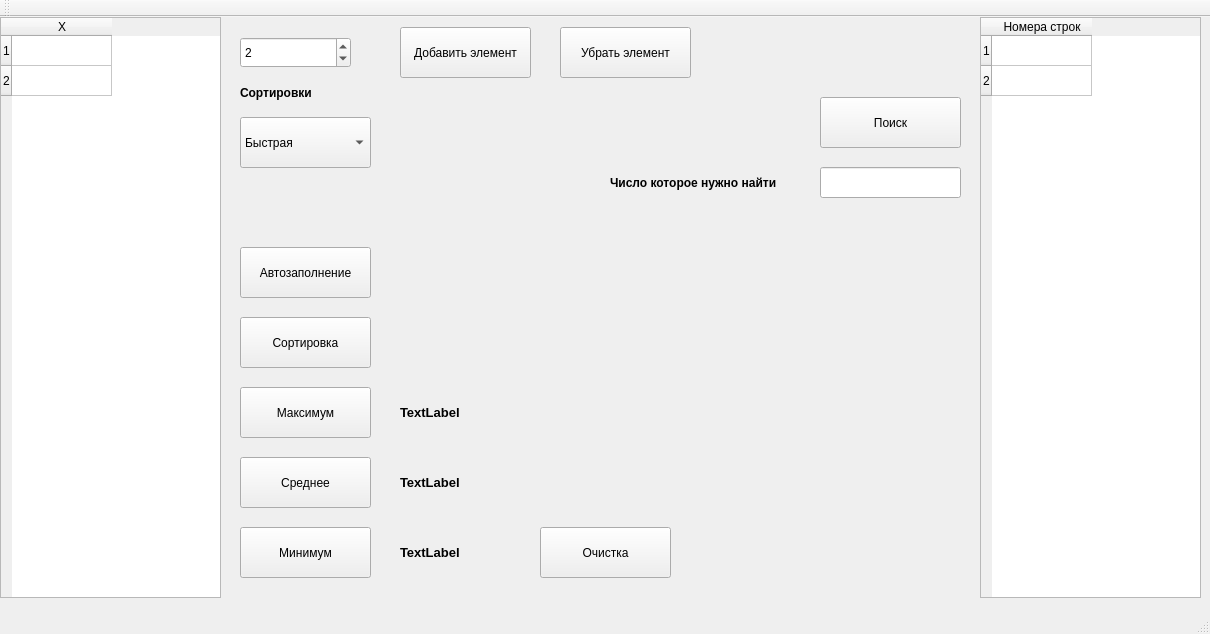
<?xml version="1.0" encoding="UTF-8"?>
<ui version="4.0">
 <class>MainWindow</class>
 <widget class="QMainWindow" name="MainWindow">
  <property name="geometry">
   <rect>
    <x>0</x>
    <y>0</y>
    <width>1210</width>
    <height>634</height>
   </rect>
  </property>
  <property name="windowTitle">
   <string>MainWindow</string>
  </property>
  <widget class="QWidget" name="centralWidget">
   <widget class="QSpinBox" name="spinBox_row">
    <property name="geometry">
     <rect>
      <x>240</x>
      <y>20</y>
      <width>111</width>
      <height>31</height>
     </rect>
    </property>
    <property name="value">
     <number>2</number>
    </property>
   </widget>
   <widget class="QComboBox" name="comboBox_sort">
    <property name="geometry">
     <rect>
      <x>240</x>
      <y>100</y>
      <width>131</width>
      <height>51</height>
     </rect>
    </property>
    <item>
     <property name="text">
      <string>Быстрая </string>
     </property>
    </item>
    <item>
     <property name="text">
      <string>Расческа</string>
     </property>
    </item>
    <item>
     <property name="text">
      <string>Пузырьком</string>
     </property>
    </item>
    <item>
     <property name="text">
      <string>Гномья</string>
     </property>
    </item>
    <item>
     <property name="text">
      <string>Обезьянья</string>
     </property>
    </item>
   </widget>
   <widget class="QPushButton" name="pushButton_sort">
    <property name="geometry">
     <rect>
      <x>240</x>
      <y>300</y>
      <width>131</width>
      <height>51</height>
     </rect>
    </property>
    <property name="text">
     <string>Сортировка</string>
    </property>
   </widget>
   <widget class="QPushButton" name="pushButton_max">
    <property name="geometry">
     <rect>
      <x>240</x>
      <y>370</y>
      <width>131</width>
      <height>51</height>
     </rect>
    </property>
    <property name="text">
     <string>Максимум</string>
    </property>
   </widget>
   <widget class="QPushButton" name="pushButton_srednee">
    <property name="geometry">
     <rect>
      <x>240</x>
      <y>440</y>
      <width>131</width>
      <height>51</height>
     </rect>
    </property>
    <property name="text">
     <string>Среднее</string>
    </property>
   </widget>
   <widget class="QLabel" name="label_max">
    <property name="geometry">
     <rect>
      <x>400</x>
      <y>370</y>
      <width>111</width>
      <height>51</height>
     </rect>
    </property>
    <property name="font">
     <font>
      <pointsize>10</pointsize>
      <weight>75</weight>
      <bold>true</bold>
     </font>
    </property>
    <property name="text">
     <string>TextLabel</string>
    </property>
   </widget>
   <widget class="QPushButton" name="pushButton_min">
    <property name="geometry">
     <rect>
      <x>240</x>
      <y>510</y>
      <width>131</width>
      <height>51</height>
     </rect>
    </property>
    <property name="text">
     <string>Минимум</string>
    </property>
   </widget>
   <widget class="QLabel" name="label_Sans">
    <property name="geometry">
     <rect>
      <x>360</x>
      <y>100</y>
      <width>51</width>
      <height>21</height>
     </rect>
    </property>
    <property name="text">
     <string/>
    </property>
   </widget>
   <widget class="QTableWidget" name="tableWidget">
    <property name="geometry">
     <rect>
      <x>0</x>
      <y>0</y>
      <width>221</width>
      <height>581</height>
     </rect>
    </property>
    <property name="rowCount">
     <number>2</number>
    </property>
    <property name="columnCount">
     <number>1</number>
    </property>
    <row>
     <property name="text">
      <string>1</string>
     </property>
    </row>
    <row/>
    <column>
     <property name="text">
      <string>X</string>
     </property>
    </column>
   </widget>
   <widget class="QLabel" name="label_min">
    <property name="geometry">
     <rect>
      <x>400</x>
      <y>510</y>
      <width>111</width>
      <height>51</height>
     </rect>
    </property>
    <property name="font">
     <font>
      <pointsize>10</pointsize>
      <weight>75</weight>
      <bold>true</bold>
     </font>
    </property>
    <property name="text">
     <string>TextLabel</string>
    </property>
   </widget>
   <widget class="QLabel" name="label_vibor">
    <property name="geometry">
     <rect>
      <x>240</x>
      <y>60</y>
      <width>171</width>
      <height>31</height>
     </rect>
    </property>
    <property name="font">
     <font>
      <weight>75</weight>
      <bold>true</bold>
     </font>
    </property>
    <property name="text">
     <string>Сортировки</string>
    </property>
   </widget>
   <widget class="QLabel" name="label_Pans">
    <property name="geometry">
     <rect>
      <x>420</x>
      <y>150</y>
      <width>51</width>
      <height>21</height>
     </rect>
    </property>
    <property name="text">
     <string/>
    </property>
   </widget>
   <widget class="QPushButton" name="pushButton_clear">
    <property name="geometry">
     <rect>
      <x>540</x>
      <y>510</y>
      <width>131</width>
      <height>51</height>
     </rect>
    </property>
    <property name="text">
     <string>Очистка</string>
    </property>
   </widget>
   <widget class="QPushButton" name="pushButton_rand">
    <property name="geometry">
     <rect>
      <x>240</x>
      <y>230</y>
      <width>131</width>
      <height>51</height>
     </rect>
    </property>
    <property name="text">
     <string>Автозаполнение</string>
    </property>
   </widget>
   <widget class="QLabel" name="label_srednee">
    <property name="geometry">
     <rect>
      <x>400</x>
      <y>440</y>
      <width>111</width>
      <height>51</height>
     </rect>
    </property>
    <property name="font">
     <font>
      <pointsize>10</pointsize>
      <weight>75</weight>
      <bold>true</bold>
     </font>
    </property>
    <property name="text">
     <string>TextLabel</string>
    </property>
   </widget>
   <widget class="QPushButton" name="pushButton_poisk">
    <property name="geometry">
     <rect>
      <x>820</x>
      <y>80</y>
      <width>141</width>
      <height>51</height>
     </rect>
    </property>
    <property name="text">
     <string>Поиск</string>
    </property>
   </widget>
   <widget class="QLineEdit" name="lineEdit_poisk">
    <property name="geometry">
     <rect>
      <x>820</x>
      <y>150</y>
      <width>141</width>
      <height>31</height>
     </rect>
    </property>
    <property name="font">
     <font>
      <weight>75</weight>
      <bold>true</bold>
     </font>
    </property>
    <property name="text">
     <string/>
    </property>
   </widget>
   <widget class="QLabel" name="label_poisk">
    <property name="geometry">
     <rect>
      <x>610</x>
      <y>155</y>
      <width>171</width>
      <height>21</height>
     </rect>
    </property>
    <property name="font">
     <font>
      <weight>75</weight>
      <bold>true</bold>
     </font>
    </property>
    <property name="text">
     <string>Число которое нужно найти</string>
    </property>
   </widget>
   <widget class="QTableWidget" name="tableWidget_2">
    <property name="geometry">
     <rect>
      <x>980</x>
      <y>0</y>
      <width>221</width>
      <height>581</height>
     </rect>
    </property>
    <property name="rowCount">
     <number>2</number>
    </property>
    <property name="columnCount">
     <number>1</number>
    </property>
    <row>
     <property name="text">
      <string>1</string>
     </property>
    </row>
    <row/>
    <column>
     <property name="text">
      <string>Номера строк</string>
     </property>
    </column>
   </widget>
   <widget class="QPushButton" name="pushButton_addrow">
    <property name="geometry">
     <rect>
      <x>400</x>
      <y>10</y>
      <width>131</width>
      <height>51</height>
     </rect>
    </property>
    <property name="text">
     <string>Добавить элемент</string>
    </property>
   </widget>
   <widget class="QPushButton" name="pushButton_delrow">
    <property name="geometry">
     <rect>
      <x>560</x>
      <y>10</y>
      <width>131</width>
      <height>51</height>
     </rect>
    </property>
    <property name="text">
     <string>Убрать элемент</string>
    </property>
   </widget>
  </widget>
  <widget class="QMenuBar" name="menuBar">
   <property name="geometry">
    <rect>
     <x>0</x>
     <y>0</y>
     <width>1210</width>
     <height>21</height>
    </rect>
   </property>
  </widget>
  <widget class="QToolBar" name="mainToolBar">
   <attribute name="toolBarArea">
    <enum>TopToolBarArea</enum>
   </attribute>
   <attribute name="toolBarBreak">
    <bool>false</bool>
   </attribute>
  </widget>
  <widget class="QStatusBar" name="statusBar"/>
 </widget>
 <layoutdefault spacing="6" margin="11"/>
 <resources/>
 <connections/>
</ui>
